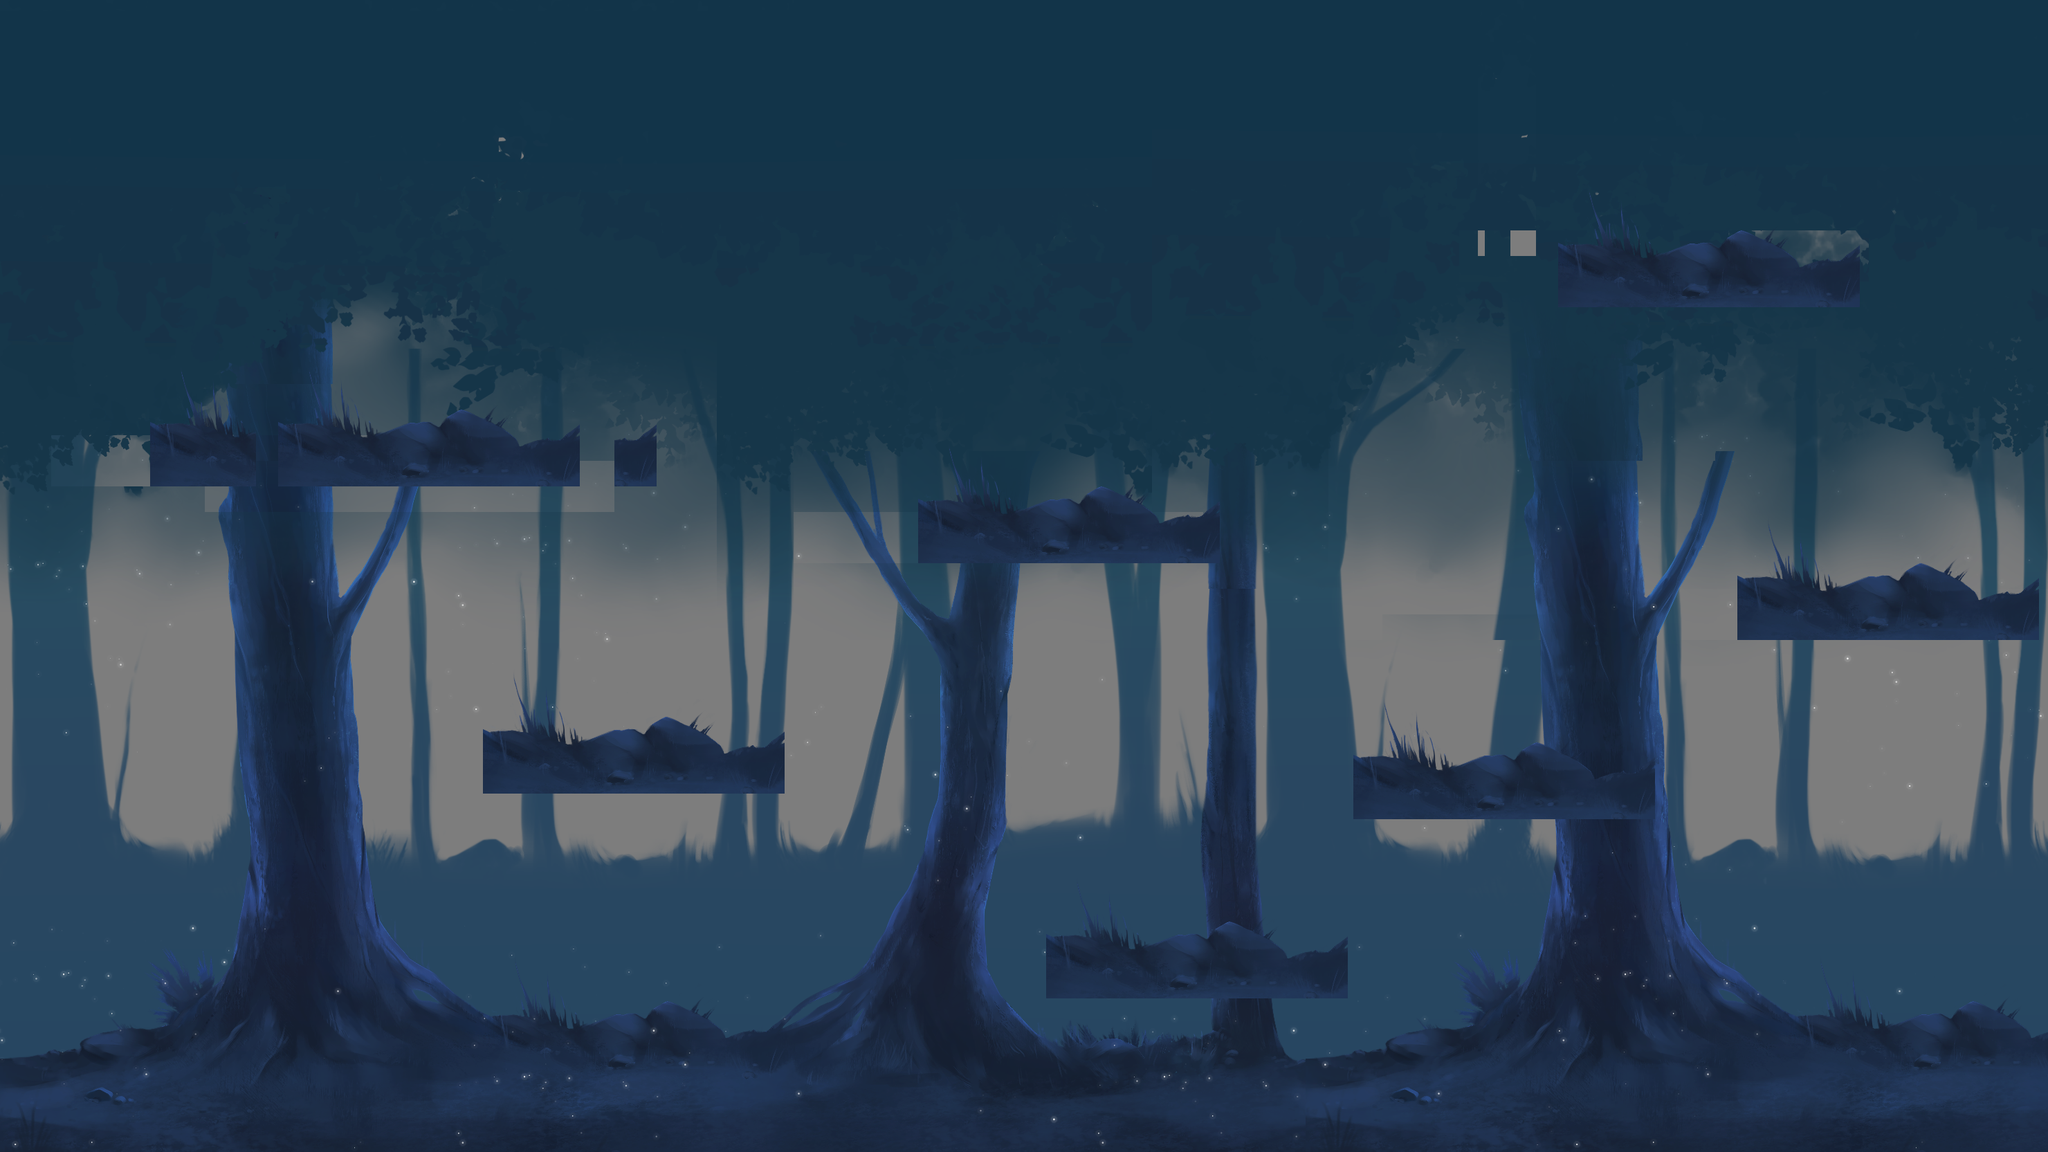

A level layout from a 2D game, rendered from its tile map. Below: a short description, then the map file with tile-grid data replaced by summaries:
An orthogonal 80x45 tile map with 37x37 px tiles, 8 tile layers (Слой тайлов 7, Слой тайлов 2, Слой тайлов 1, Слой тайлов 6, ...) and 38 objects (18x solid, 6x solidEnemy, 6x powerF, 3x easyEnemy, 2x movingPlatform, ...).

<map version="1.0" orientation="orthogonal" renderorder="right-down" width="80" height="45" tilewidth="37" tileheight="37" nextobjectid="47">
 <tileset firstgid="1" name="forestbc" tilewidth="37" tileheight="37">
  <image source="forestbc.png" width="3216" height="3508" />
 </tileset>
 <layer name="Слой тайлов 7" width="80" height="45">
  <data>[3600 cells, 3600 non-empty, 217 distinct tile ids]</data>
 </layer>
 <layer name="Слой тайлов 2" width="80" height="45">
  <data>[3600 cells, 2424 non-empty, 1482 distinct tile ids]</data>
 </layer>
 <layer name="Слой тайлов 1" width="80" height="45">
  <data>[3600 cells, 2510 non-empty, 1449 distinct tile ids]</data>
 </layer>
 <layer name="Слой тайлов 6" width="80" height="45">
  <data>[3600 cells, 3242 non-empty, 705 distinct tile ids]</data>
 </layer>
 <layer name="Слой тайлов 3" width="80" height="45">
  <data>[3600 cells, 1404 non-empty, 1280 distinct tile ids]</data>
 </layer>
 <layer name="Слой тайлов 4" width="80" height="45">
  <data>[3600 cells, 1578 non-empty, 1519 distinct tile ids]</data>
 </layer>
 <layer name="Слой тайлов 5" width="80" height="45">
  <data>[3600 cells, 2145 non-empty, 1166 distinct tile ids]</data>
 </layer>
 <objectgroup name="collision">
  <object id="1" name="solid" x="210" y="614" width="456" height="82" />
  <object id="2" name="solid" x="1318" y="724" width="236" height="84" />
  <object id="6" name="solid" x="640" y="640" width="248" height="48" />
  <object id="7" name="solid" x="2280" y="314" width="202" height="86" />
  <object id="8" name="solid" x="2540" y="836" width="226" height="86" />
  <object id="10" name="solid" x="2474" y="344" width="230" height="50" />
  <object id="11" name="solid" x="1982" y="1098" width="236" height="76" />
  <object id="12" name="solid" x="686" y="1058" width="212" height="84" />
  <object id="13" name="solid" x="1536" y="1358" width="226" height="70" />
  <object id="14" name="solid" x="880" y="1082" width="234" height="54" />
  <object id="15" name="solid" x="1532" y="748" width="214" height="54" />
  <object id="16" name="solid" x="1754" y="1378" width="216" height="52" />
  <object id="17" name="solid" x="2752" y="852" width="188" height="66" />
  <object id="18" name="solid" x="2202" y="1124" width="200" height="52" />
  <object id="19" name="solid" x="0" y="1532" width="2956" height="132" />
  <object id="23" name="solid" x="2" y="-2" width="158" height="1656" />
  <object id="24" name="solid" x="2824" y="0" width="132" height="1662" />
  <object id="25" name="solid" x="2" y="0" width="2948" height="172" />
  <object id="26" name="player" x="1566" y="1182" width="100" height="176" />
  <object id="27" name="solidEnemy" x="214" y="528" width="26" height="88" />
  <object id="28" name="solidEnemy" x="648" y="540" width="14" height="72" />
  <object id="29" name="solidEnemy" x="2086" y="1404" width="30" height="126" />
  <object id="30" name="solidEnemy" x="2780" y="1404" width="36" height="126" />
  <object id="31" name="easyEnemy" x="2168" y="1384" width="92" height="148" />
  <object id="32" name="powerF" x="272" y="484" width="18" height="134" />
  <object id="33" name="easyEnemy" x="414" y="504" width="38" height="106" />
  <object id="34" name="powerF" x="2656" y="254" width="22" height="86" />
  <object id="35" name="movingPlatform" x="1088" y="516" width="202" height="30" />
  <object id="36" name="movingPlatform" x="1790" y="412" width="212" height="38" />
  <object id="38" name="solidEnemy" x="162" y="1398" width="38" height="130" />
  <object id="39" name="solidEnemy" x="1408" y="1404" width="32" height="126" />
  <object id="40" name="powerF" x="266" y="1392" width="18" height="134" />
  <object id="41" name="easyEnemy" x="510" y="1396" width="64" height="134" />
  <object id="42" name="powerF" x="2674" y="746" width="18" height="96" />
  <object id="43" name="powerF" x="2716" y="1414" width="32" height="114" />
  <object id="44" name="powerF" x="2342" y="1010" width="12" height="116" />
  <object id="45" name="magicF" x="736" y="956" width="18" height="106" />
  <object id="46" name="healthF" x="716" y="544" width="24" height="94" />
 </objectgroup>
 <layer name="Слой тайлов 8" width="80" height="45">
  <data>[3600 cells, 525 non-empty, 70 distinct tile ids]</data>
 </layer>
</map>
